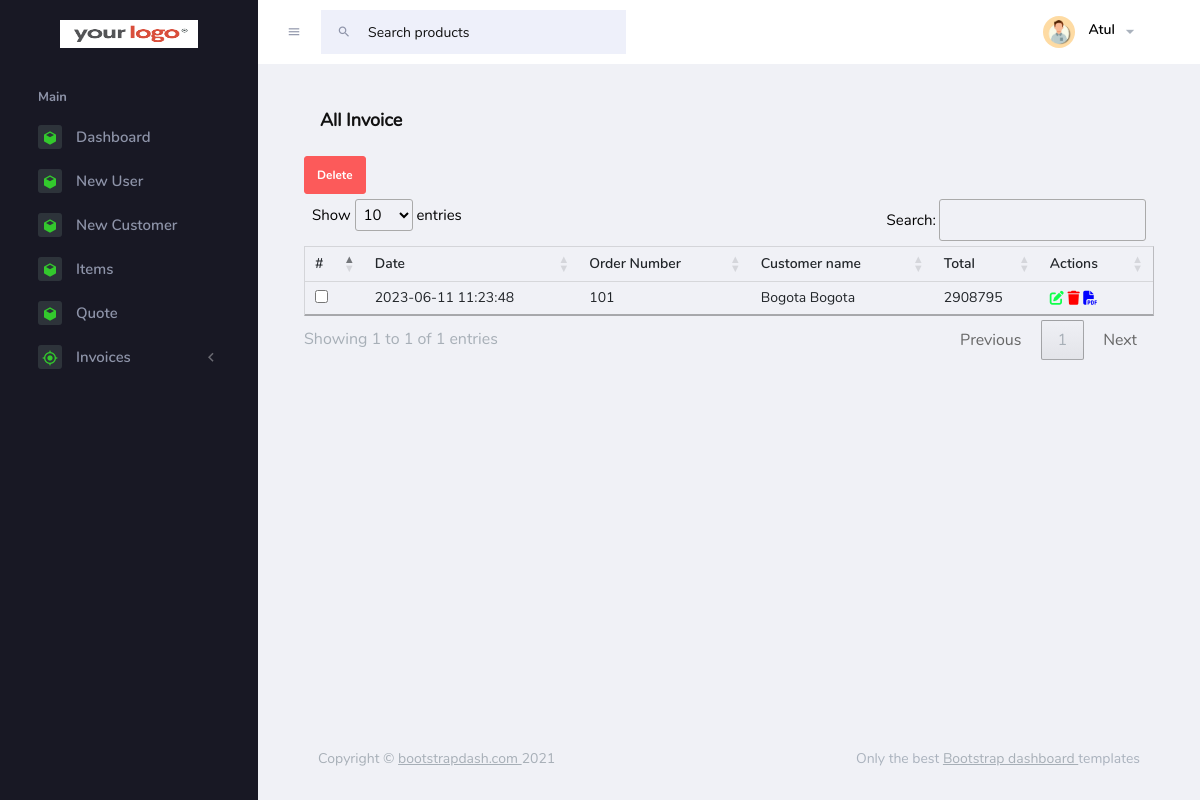
The app's page /pages/invoice/all-invoice.php (signed in) with its own data.
### tables this page shows
CREATE TABLE IF NOT EXISTS `dashboard2_invoices` (
  `invoice_id` int NOT NULL AUTO_INCREMENT,
  `user_id` int NOT NULL,
  `customerName` varchar(255) NOT NULL,
  `invoice` varchar(255) NOT NULL,
  `orderNumber` varchar(255) NOT NULL,
  `InvoiceDate` date NOT NULL,
  `Terms` varchar(255) NOT NULL,
  `expireyDate` date NOT NULL,
  `salesperson` varchar(255) NOT NULL,
  `subject` varchar(255) NOT NULL,
  `subTotal` varchar(255) NOT NULL,
  `Discount` varchar(255) NOT NULL,
  `discount2` varchar(255) NOT NULL,
  `Adjustment` varchar(255) NOT NULL,
  `TCS` varchar(255) NOT NULL,
  `total` varchar(255) NOT NULL,
  `termsAndConditions` varchar(255) NOT NULL,
  `items` json NOT NULL,
  `creation_Date` timestamp NOT NULL DEFAULT CURRENT_TIMESTAMP,
  `files` varchar(255) NOT NULL,
  PRIMARY KEY (`invoice_id`)
);

### pages/database/invoice/Allinvoice.php (the view)
<?php
include(dirname(__FILE__) . "/../dbconnect.php");
$sql2 = "select * from dashboard2_invoices";
$result = mysqli_query($conn, $sql2);
while ($row = $result->fetch_assoc()) {
    echo "
            <tr>
            <td><input type='checkbox' name='mdeleteIdinvoice[]' value='" .  $row["invoice_id"] . "'></td>
                <td>" . $row["creation_Date"] . "</td>
                <td>" . $row["invoice"] . "</td>
                <td>" . $row["customerName"] . "</td>
                <td>" . $row["total"] . "</td>
                <td>
                <a style='cursor:pointer'>
                    <i id='" . $row["invoice_id"] . "' class='fa-solid fa-pen-to-square invoiceEdit' style='color: #0fff4b;'></i>
                </a>
                <a style='cursor:pointer'>
                <i id='" . $row["invoice_id"] . "'class='fa-solid fa-trash invoicedelete' style='color: #ff0000;'></i>
                </a>
                <a style='cursor:pointer'>
                <i id='" . $row["invoice_id"] . "'class='fa-solid fa-file-pdf invoicepdf' style='color: blue;'></i>
                </a>
                </td>
            </tr>
                ";
}

### assets/css/style2.css (style rules this page uses)
a { color: black; }

### assets/css/custom_style.css (style rules this page uses)
:root { --dark-bg-color: #434343; --dark-text-color: #fff; }
input { padding: 10px !important; }
html, body { margin: 0; padding: 0; height: 100%; width: 100%; }

### records on screen
dashboard2_invoices: creation_Date "2023-06-11 11:23:48", invoice "101", customerName "Bogota Bogota", total "2908795"

### other values on screen
$_SESSION['username'] "Atul"
